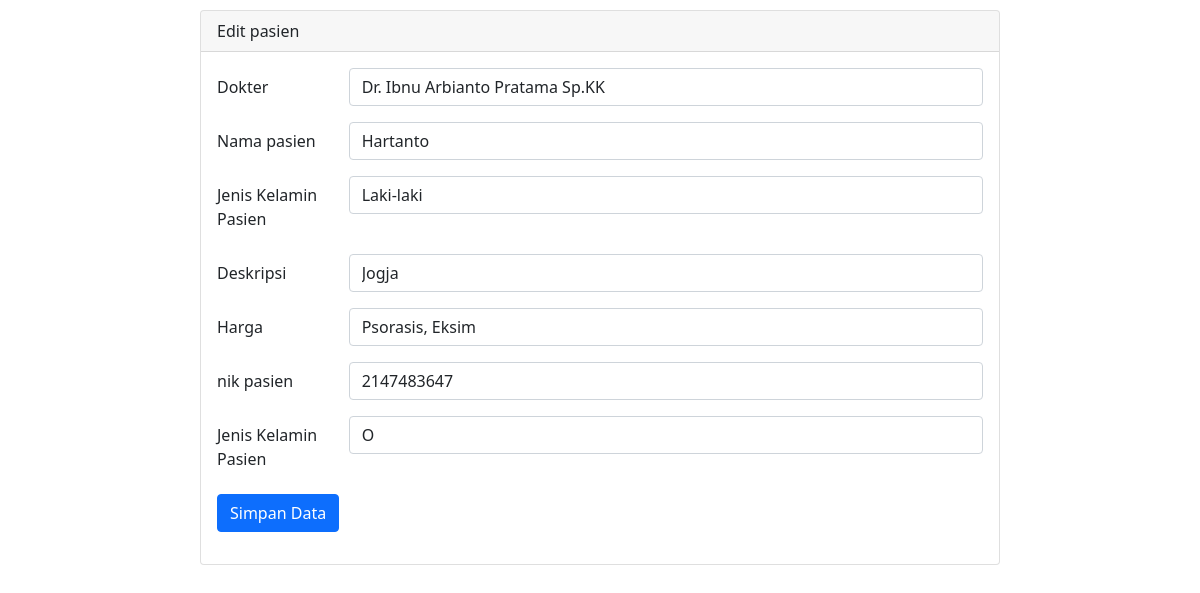
The app's page /index.php/pasien/edit/1 with its own data.
### tables this page shows
CREATE TABLE `pasien` (
  `id_pasien` int NOT NULL,
  `nama_pasien` varchar(50) NOT NULL,
  `alamat_pasien` varchar(100) NOT NULL,
  `riwayat_penyakit` varchar(70) NOT NULL,
  `nik_pasien` int NOT NULL,
  `gol_darah` varchar(3) NOT NULL,
  `id_dokter` int NOT NULL,
  `gambar` varchar(255) NOT NULL,
  `Jk_pasien` varchar(50) NOT NULL
);

CREATE TABLE `dokter` (
  `id_dokter` int NOT NULL,
  `nama_dokter` varchar(50) NOT NULL,
  `alamat_dokter` varchar(100) NOT NULL,
  `pengalaman_dokter` varchar(50) NOT NULL,
  `alumni_dokter` varchar(50) NOT NULL,
  `gambar` varchar(255) NOT NULL,
  `id_spesialis` int NOT NULL
);

### application/controllers/pasien.php (called while the page is built, shortened)
<?php
class pasien extends CI_Controller{
    function __construct(){
        $this->load->model('Madmin');
    }
    public function edit($id_pasien)
    {
    $this->load->model('Madmin');
    $data['pasien'] = $this->Madmin->get_by_id('pasien', array('id_pasien' => $id_pasien))->row();
    $data['dokter'] = $this->Madmin->get_all_dokter();
    $this->load->view('admin/pasien/editpasien', $data);
    }
}

### index.php (called while the page is built, shortened)
<?php
require_once BASEPATH.'core/CodeIgniter.php';

### application/models/Madmin.php (called while the page is built, shortened)
<?php
class Madmin extends CI_Model {
public function get_all_dokter() {
  $query = $this->db->get('dokter');
  return $query->result();
}
public function get_by_id($tabel, $id){
  return $this->db->get_where($tabel, $id);
}
}

### application/views/admin/pasien/editpasien.php (the view, shortened to what this page needs)
<head>
    <link href="https://cdn.jsdelivr.net/npm/bootstrap@5.0.0-beta2/dist/css/bootstrap.min.css" rel="stylesheet">
</head>
<body>
    <div class="mx-auto">
        <div class="card">
            <div class="card-header">
                Edit pasien
            </div>
            <div class="card-body">
            <form action="<?php echo site_url('pasien/update/'.$pasien->id_pasien); ?>" method="POST">
                    <div class="mb-3 row">
                        <label for="id_dokter" class="col-sm-2 col-form-label">Dokter</label>
                    <div class="col-sm-10">
                    <select class="form-control" id="id_dokter" name="id_dokter">
                        <?php foreach ($dokter as $d) { ?>
                            <option value="<?php echo $d->id_dokter; ?>" <?php echo ($pasien->id_dokter == $d->id_dokter) ? 'selected' : ''; ?>><?php echo $d->nama_dokter; ?></option>
                        <?php } ?>
                    </select>
                    </div>
                    </div>
                    <div class="mb-3 row">
                        <label for="nim" class="col-sm-2 col-form-label">Nama pasien</label>
                        <div class="col-sm-10">
                            <input type="text" class="form-control" id="nama_pasien" name="nama_pasien" value="<?php echo $pasien->nama_pasien; ?>">
                        </div>
                    </div>
                    <div class="mb-3 row">
                        <label for="nim" class="col-sm-2 col-form-label">Jenis Kelamin Pasien</label>
                        <div class="col-sm-10">
                        <select class="form-control" id="jk_pasien" name="jk_pasien" value="<?php echo $pasien->Jk_pasien; ?>">
                            <option value="Laki-laki" <?php echo ($pasien->gol_darah == 'Laki-laki') ? 'selected' : ''; ?>>Laki-laki</option>
                        </select>
                        </div>
                    </div>
                    <div class="mb-3 row">
                        <label for="deskripsi" class="col-sm-2 col-form-label">Deskripsi</label>
                        <div class="col-sm-10">
                            <input type="text" class="form-control" id="alamat_pasien" name="alamat_pasien" value="<?php echo $pasien->alamat_pasien; ?>">
                        </div>
                    </div>
                    <div class="mb-3 row">
                        <label for="harga" class="col-sm-2 col-form-label">Harga</label>
                        <div class="col-sm-10">
                            <input type="text" class="form-control" id="riwayat_penyakit" name="riwayat_penyakit" value="<?php echo $pasien->riwayat_penyakit; ?>">
                        </div>
                    </div>
                    <div class="mb-3 row">
                        <label for="nik_pasien" class="col-sm-2 col-form-label">nik pasien</label>
                        <div class="col-sm-10">
                            <input type="text" class="form-control" id="nik_pasien" name="nik_pasien" value="<?php echo $pasien->nik_pasien; ?>">
                        </div>
                    </div>
                    <div class="mb-3 row">
                    <label for="nim" class="col-sm-2 col-form-label">Jenis Kelamin Pasien</label>
                        <div class="col-sm-10">
                        <select class="form-control" id="gol_darah" name="gol_darah" value="<?php echo $pasien->gol_darah; ?>">
                            <option value="O" <?php echo ($pasien->gol_darah == 'O') ? 'selected' : ''; ?>>O</option>
                        </select>
                        </div>
                    </div>
                    <div class="col-12">
                        <input type="submit" name="simpan" value="Simpan Data" class="btn btn-primary" />
                    </div>
                </form>
            </div>
        </div>

### application/views/admin/pasien/editpasien.php (style rules this page uses)
.mx-auto { width: 800px; }
.card { margin-top: 10px; }

### records on screen
pasien: id_dokter "Dr. Ibnu Arbianto Pratama Sp.KK", nama_pasien "Hartanto", jk_pasien "Laki-laki", alamat_pasien "Jogja", riwayat_penyakit "Psorasis, Eksim", nik_pasien "2147483647", gol_darah "O"
